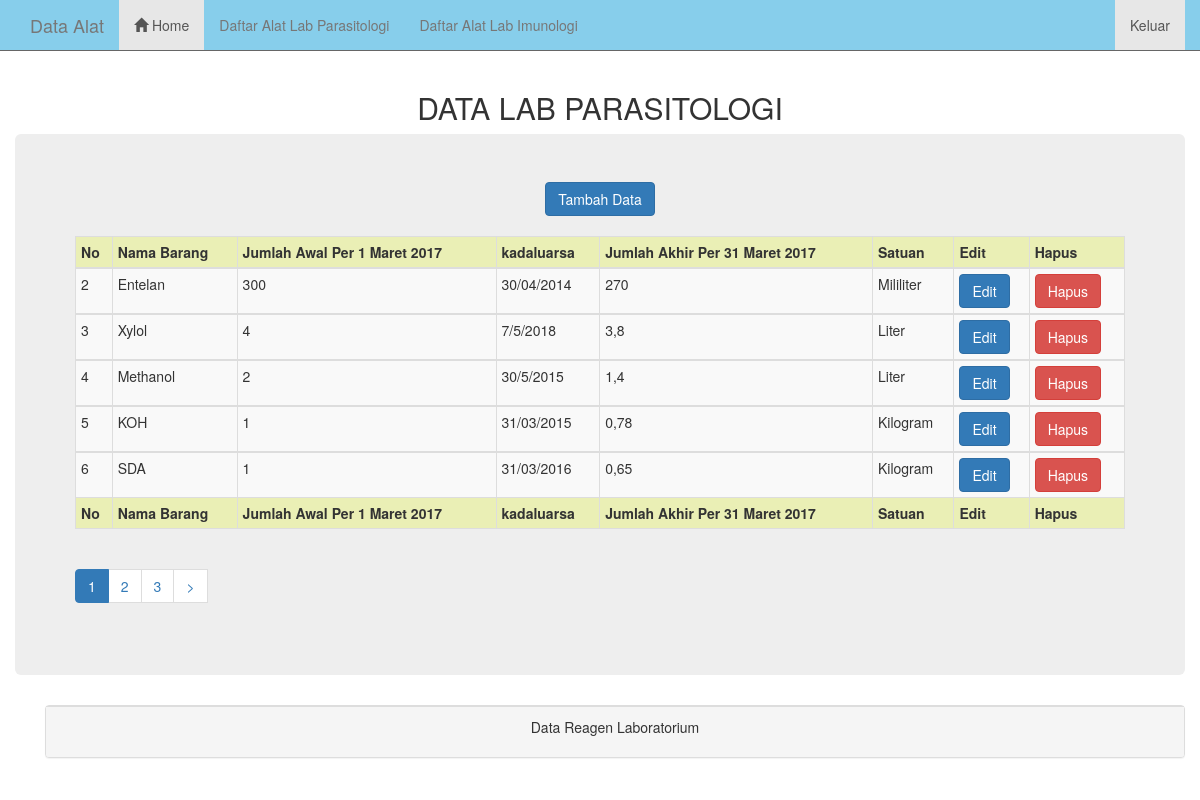
The page /index.php/parasitologi on the database its author committed.
### tables this page shows
CREATE TABLE IF NOT EXISTS `lab_parasit` (
`id` int(11) NOT NULL,
  `nama_barang` varchar(100) NOT NULL,
  `jumlah_awal` int(50) NOT NULL,
  `kadaluarsa` varchar(50) NOT NULL,
  `jumlah_akhir` varchar(50) NOT NULL,
  `satuan` varchar(50) NOT NULL
);

### application/controllers/Parasitologi.php (called while the page is built, shortened)
<?php
class Parasitologi extends CI_Controller {
	function __construct()
	{
		$this->load->model('m_data');
		$this->load->helper('url');
		$this->load->library('pagination');
        $this->load->database();
	}
	public function index()
	{
		$config['base_url']=base_url()."index.php/parasitologi/index";
		$config['total_rows']=$this->db->query("SELECT * FROM lab_parasit;")->num_rows();
		$config['per_page']=5;
        $config['num_links'] = 2;
        $config['uri_segment']=3;
        $config['first_link']='< Pertama ';
        $config['last_link']='Terakhir > ';
        $config['next_link']='> ';
        $config['prev_link']='< ';
		$this->load->model('m_data');
		$data['datalab_parasit']=$this->m_data->getAll($config);
		$this->load->view('tugas/parasitologi', $data);
	}
}

### index.php (called while the page is built, shortened)
<?php
require_once BASEPATH.'core/CodeIgniter.php';

### application/models/M_data.php (called while the page is built, shortened)
<?php if ( ! defined('BASEPATH')) exit('No direct script access allowed');
class M_data extends CI_Model {
	function getAll($config){
        $hasilquery=$this->db->get('lab_parasit', $config['per_page'], $this->uri->segment(3));
        if ($hasilquery->num_rows() > 0) {
            foreach ($hasilquery->result() as $value) {
                $data[]=$value;
            }
            return $data;
        }
    }
}

### application/views/tugas/parasitologi.php (the view)
<? $this->load->view('tugas/header');?>
<div class="container">
	<div class="row">
  <h2><center>DATA LAB PARASITOLOGI</center></h2>
		<div class="jumbotron">
    <center><a href="<?php echo base_url('login/tambah_parasitologi') ?>" class="btn btn-primary">Tambah Data</a></center>
    <br>
			<table class="table table-condensed table-striped table-bordered table-paginate table-hover" cellspacing="0" width="100%" style="background-color: rgb(234,239,181)">
  <thead>
    <tr>
      <th>No</th>
      <th>Nama Barang</th>
      <th>Jumlah Awal Per 1 Maret 2017 </th>
      <th>kadaluarsa</th>
      <th>Jumlah Akhir Per 31 Maret 2017</th>
      <th>Satuan</th>
      <th>Edit</th>
      <th>Hapus</th>
    </tr>
  </thead>
  <tfoot>
    <tr>
      <th>No</th>
      <th>Nama Barang</th>
      <th>Jumlah Awal Per 1 Maret 2017 </th>
      <th>kadaluarsa</th>
      <th>Jumlah Akhir Per 31 Maret 2017</th>
      <th>Satuan</th>
      <th>Edit</th>
      <th>Hapus</th>
    </tr>
  </tfoot>
  <?php $no = 1; foreach($datalab_parasit as $u) {?>
  <tbody>
  	<tr>
  		<td><?php echo $u->id ?></td>
  		<td><?php echo $u->nama_barang ?></td>
  		<td><?php echo $u->jumlah_awal ?></td>
  		<td><?php echo $u->kadaluarsa ?></td>
  		<td><?php echo $u->jumlah_akhir ?></td>
  		<td><?php echo $u->satuan ?></td>
      <td><?php echo anchor('login/edit/'.$u->id,'<div class="btn btn-primary">Edit</div>'); ?></td>
      <td><?php echo anchor('login/hapus/'.$u->id,'<div class="btn btn-danger">Hapus</div>') ?></td>
  	</tr>
    <?php } ?>
  </tbody>
 </table>
<?php
        echo $this->pagination->create_links();
    ?>
	</div>
</div>
<? $this->load->view('tugas/footer');?>

### application/config/pagination.php (shortened to what this page needs)
<?php if ( ! defined('BASEPATH')) exit('No direct script access allowed');
$config["full_tag_open"] = '<ul class="pagination">';
$config["full_tag_close"] = '</ul>';
$config['next_tag_open'] = '<li>';
$config['cur_tag_open'] = '<li class="active"><a href="#">';
$config['cur_tag_close'] = '</a></li>';
$config['num_tag_open'] = '<li>';
$config['num_tag_close'] = '</li>';

### application/views/tugas/header.php (shortened to what this page needs)
  <!DOCTYPE html>
<html>
<head>
    <link href="<?=base_url()?>assets/css/bootstrap.min.css" rel="stylesheet">
    <link href="<?=base_url()?>assets/css/style.css" rel="stylesheet">
</head>
<nav class="navbar navbar-default navbar-static-top">
      <div class="container">
        <div class="navbar-header">
          <a class="navbar-brand" href="#">Data Alat</a>
        </div>
        <div id="navbar" class="navbar-collapse collapse">
          <ul class="nav navbar-nav">
            <li class="active"><a href="<?php echo base_url('admin'); ?>"><i class="glyphicon glyphicon-home"></i> Home</a></li>
            <li><a href="<?php echo base_url('login/parasitologi'); ?>">Daftar Alat Lab Parasitologi</a></li>
            <li><a href="<?php echo base_url('login/imunologi'); ?>">Daftar Alat Lab Imunologi</a></li>
          </ul>
          <ul class="nav navbar-nav navbar-right">
            <li class="active"><a href="<?php echo base_url('login/logout'); ?>">Keluar <span class="sr-only">(current)</span></a></li>
          </ul>
        </div>
      </div>
    </nav>

### application/views/tugas/footer.php (shortened to what this page needs)
	<div class="container">
			<div class="panel panel-default">
				<div class="panel-footer">
					<p style="text-align: center;"><h7>Data Reagen Laboratorium</h7></p>
				</div>
			</div>
	</div>
  </body>
</html>

### assets/css/style.css (style rules this page uses)
.navbar-default { background-color: skyblue; border-color: #666; }

### rows shown on the page
lab_parasit: id "2", nama_barang "Entelan", jumlah_awal "300", kadaluarsa "30/04/2014", jumlah_akhir "270", satuan "Mililiter", id "Edit", id "Hapus"
lab_parasit: id "3", nama_barang "Xylol", jumlah_awal "4", kadaluarsa "7/5/2018", jumlah_akhir "3,8", satuan "Liter", id "Edit", id "Hapus"
lab_parasit: id "4", nama_barang "Methanol", jumlah_awal "2", kadaluarsa "30/5/2015", jumlah_akhir "1,4", satuan "Liter", id "Edit", id "Hapus"
lab_parasit: id "5", nama_barang "KOH", jumlah_awal "1", kadaluarsa "31/03/2015", jumlah_akhir "0,78", satuan "Kilogram", id "Edit", id "Hapus"
lab_parasit: id "6", nama_barang "SDA", jumlah_awal "1", kadaluarsa "31/03/2016", jumlah_akhir "0,65", satuan "Kilogram", id "Edit", id "Hapus"

### other values the page prints
$this->pagination->create_links() "1 2 3 >"
